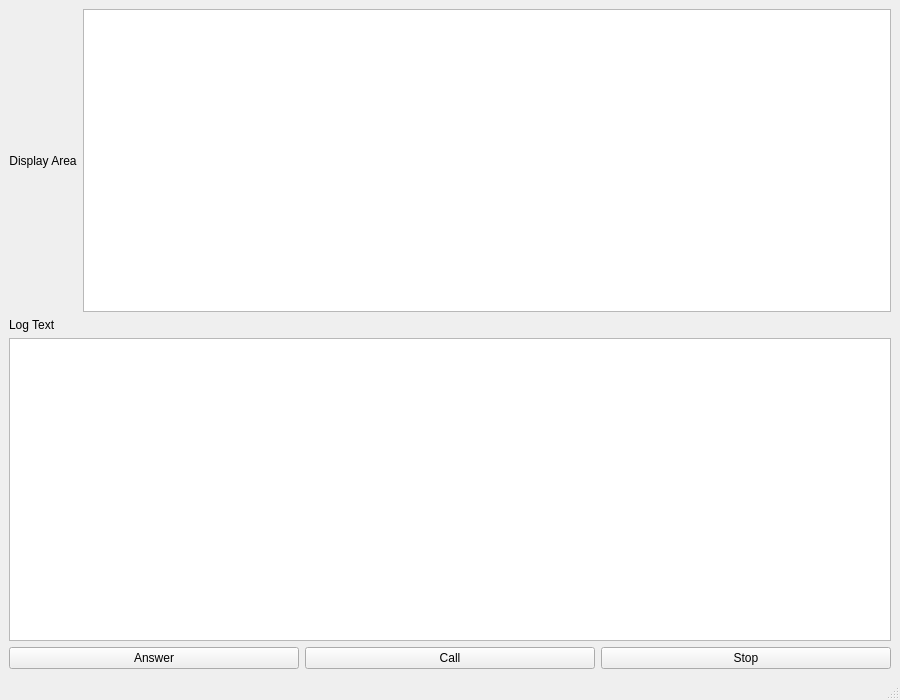
<?xml version="1.0" encoding="UTF-8"?>
<ui version="4.0">
 <class>MainWindow</class>
 <widget class="QMainWindow" name="MainWindow">
  <property name="geometry">
   <rect>
    <x>0</x>
    <y>0</y>
    <width>900</width>
    <height>700</height>
   </rect>
  </property>
  <property name="windowTitle">
   <string>MainWindow</string>
  </property>
  <widget class="QWidget" name="centralwidget">
   <layout class="QVBoxLayout" name="verticalLayout">
    <item>
     <layout class="QHBoxLayout" name="horizontalLayout1">
      <item>
       <widget class="QLabel" name="label">
        <property name="text">
         <string>Display Area</string>
        </property>
        <property name="alignment">
         <set>Qt::AlignCenter</set>
        </property>
        <property name="styleSheet">
         <string notr="true">font: 18pt &quot;Microsoft YaHei UI&quot;;</string>
        </property>
       </widget>
      </item>
      <item>
       <widget class="QTextEdit" name="textEdit"/>
      </item>
     </layout>
    </item>
    <item>
     <widget class="QLabel" name="ReceivedLabel">
      <property name="text">
       <string>Log Text</string>
      </property>
      <property name="alignment">
       <set>Qt::AlignLeft</set>
      </property>
      <property name="styleSheet">
       <string notr="true">font: 14pt &quot;Microsoft YaHei UI&quot;;</string>
      </property>
     </widget>
    </item>
    <item>
     <widget class="QTextEdit" name="LogText"/>
    </item>
    <item>
     <layout class="QHBoxLayout" name="horizontalLayout2">
      <item>
       <widget class="QPushButton" name="AnswerButton">
        <property name="text">
         <string>Answer</string>
        </property>
        <property name="styleSheet">
         <string notr="true">font: 14pt &quot;Microsoft YaHei UI&quot;;</string>
        </property>
       </widget>
      </item>
      <item>
       <widget class="QPushButton" name="CallButton">
        <property name="text">
         <string>Call</string>
        </property>
        <property name="styleSheet">
         <string notr="true">font: 14pt &quot;Microsoft YaHei UI&quot;;</string>
        </property>
       </widget>
      </item>
      <item>
       <widget class="QPushButton" name="StopButton">
        <property name="text">
         <string>Stop</string>
        </property>
        <property name="styleSheet">
         <string notr="true">font: 14pt &quot;Microsoft YaHei UI&quot;;</string>
        </property>
       </widget>
      </item>
     </layout>
    </item>
   </layout>
  </widget>
  <widget class="QMenuBar" name="menubar">
   <property name="geometry">
    <rect>
     <x>0</x>
     <y>0</y>
     <width>900</width>
     <height>22</height>
    </rect>
   </property>
  </widget>
  <widget class="QStatusBar" name="statusbar"/>
 </widget>
 <resources/>
 <connections/>
</ui>
